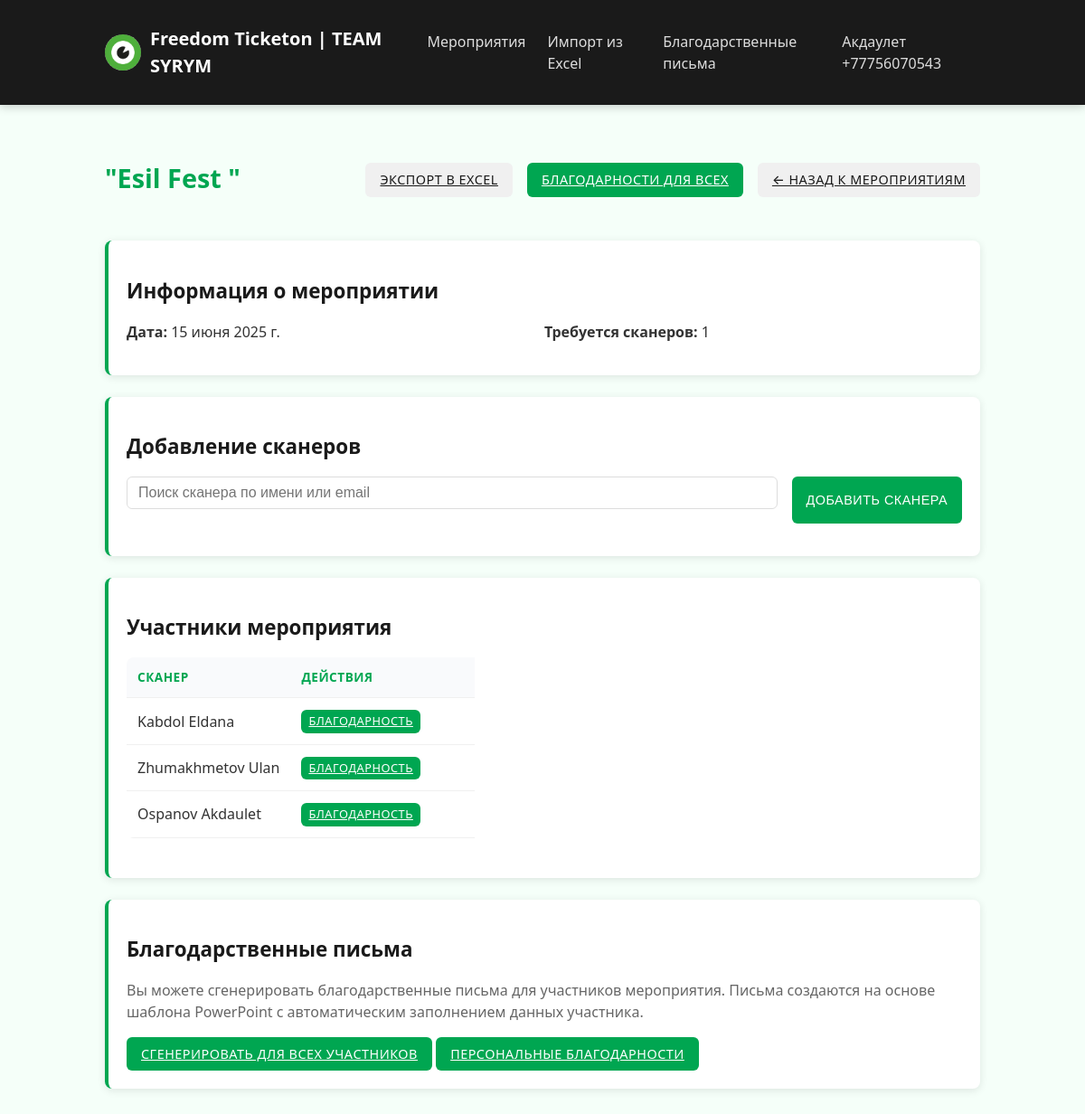
Page /events/32/edit/ (signed in) on the committed database.
### core/models.py (models this page shows, shortened)
class Event(models.Model):
    name = models.CharField(max_length=128)
    date = models.DateField()
    volunteers_required = models.PositiveIntegerField()
    leader = models.ForeignKey(User, on_delete=models.CASCADE)
    duration_hours = models.FloatField(null=True, blank=True, help_text="Длительность мероприятия в часах")

class EventParticipant(models.Model):
    event = models.ForeignKey(Event, on_delete=models.CASCADE, related_name='participants')
    volunteer = models.ForeignKey(Scanner, on_delete=models.CASCADE)
    is_late = models.BooleanField(default=False)
    late_minutes = models.PositiveIntegerField(null=True, blank=True)
    hours_awarded = models.FloatField(default=0)
    class Meta:
        unique_together = ('event', 'volunteer')

class Scanner(models.Model):
    first_name = models.CharField(max_length=64)
    last_name = models.CharField(max_length=64)
    email = models.EmailField(unique=True)

### core/views.py (the view, shortened to what this page needs)
# urls.py: path('events/<int:event_id>/edit/', event_edit, name='event_edit'),
@team_leader_required
def event_edit(request, event_id):
    event = Event.objects.get(id=event_id)
    all_scanners = Scanner.objects.all()
    participants = EventParticipant.objects.filter(event=event).select_related('volunteer')
    return render(request, 'core/event_edit.html', {
        'event': event,
        'all_scanners': all_scanners,
        'participants': participants,
        'is_creator': event.leader == request.user,
        'is_admin': request.user.is_staff
    })

### core/models.py (called while the page is built)
def is_team_leader(user):
    return user.groups.filter(name='Тимлидеры').exists()

### core/views.py (called while the page is built)
def is_team_leader_or_admin(user):
    return user.is_authenticated and (user.is_team_leader or user.is_staff)

### templates/core/event_edit.html (shortened to what this page needs)
{% extends 'base.html' %}
{% load custom_filters %}
{% block content %}
<div class="flex justify-between items-center mb-3">
    <h1>{{ event.name }}</h1>
    <div class="flex gap-2">
        <a href="{% url 'event_export' event.id %}" class="btn btn-secondary">Экспорт в Excel</a>
        <a href="{% url 'generate_all_certificates' event.id %}" class="btn btn-success">Благодарности для всех</a>
        <a href="{% url 'events' %}" class="btn btn-secondary">← Назад к мероприятиям</a>
    </div>
</div>
<div class="card mb-3">
    <h2>Информация о мероприятии</h2>
    <div class="flex mb-2">
        <div style="flex: 1;">
            <strong>Дата:</strong> {{ event.date }}
        </div>
        <div style="flex: 1;">
            <strong>Требуется сканеров:</strong> {{ event.volunteers_required }}
        </div>
    </div>
</div>
<div class="card mb-3">
    <h2 class="mb-2">Добавление сканеров</h2>
    <form id="add-volunteer-form" method="post" class="search-container mb-2">
        <div class="flex gap-2">
            <input id="volunteer-search" type="text" class="form-control" placeholder="Поиск сканера по имени или email" autocomplete="off" style="flex:1">
            <button name="add_volunteer" class="btn btn-primary" disabled id="add-volunteer-btn">Добавить сканера</button>
        </div>
    </form>
</div>
<div class="card mb-3">
    <h2 class="mb-2">Участники мероприятия</h2>
    {% if participants %}
    <form method="post">
        <table>
            <thead>
                <tr>
                    <th>Сканер</th>
                    <th style="width: 180px;">Действия</th>
                </tr>
            </thead>
            <tbody>
                {% for p in participants %}
                <tr>
                    <td>{{ p.volunteer.first_name }} {{ p.volunteer.last_name }}</td>
                    <td>
                        <a href="{% url 'generate_certificate' p.id %}" class="btn btn-success" style="font-size: 0.8rem; padding: 0.2rem 0.5rem;">Благодарность</a>
                    </td>
                </tr>
                {% endfor %}
            </tbody>
        </table>
    </form>
    {% else %}
    <p style="color: #666; text-align: center; padding: 1rem;">
        Пока нет добавленных сканеров
    </p>
    {% endif %}
</div>
<div class="card mt-3">
    <h2 class="mb-2">Благодарственные письма</h2>
    <p class="mb-2" style="color: #666;">
        Вы можете сгенерировать благодарственные письма для участников мероприятия.
        Письма создаются на основе шаблона PowerPoint с автоматическим заполнением данных участника.
    </p>
    <div>
        <a href="{% url 'generate_all_certificates' event.id %}" class="btn btn-success">Сгенерировать для всех участников</a>
        <a href="{% url 'scanner_certificates' %}" class="btn btn-primary">Персональные благодарности</a>
    </div>
</div>
{% endblock %}

### templates/base.html (shortened to what this page needs)
{% load static %}
<!DOCTYPE html>
<html lang="ru">
<head>
    <link rel="stylesheet" href="{% static 'css/main.css' %}">
</head>
<body>
    <nav class="navbar">
        <div class="container">
            <div class="navbar-top">
                <a href="{% url 'home' %}" class="navbar-brand">
                    <img src="{% static 'img/freedom_logo.jpg' %}" alt="Freedom Logo" class="logo">
                    <span class="brand-text">Freedom Ticketon | TEAM SYRYM</span>
                </a>
            </div>
            {% if user.is_authenticated %}
            <ul class="navbar-nav" id="mobileMenu">
                <li class="nav-item">
                    <a href="{% url 'events' %}" class="nav-link">Мероприятия</a>
                </li>
                <li class="nav-item">
                    <a href="{% url 'import_excel' %}" class="nav-link">Импорт из Excel</a>
                </li>
                <li class="nav-item">
                    <a href="{% url 'scanner_certificates' %}" class="nav-link">Благодарственные письма</a>
                </li>
                <li class="nav-item">
                    <span class="nav-link">{{ user.first_name }} {{ user.last_name }}</span>
                </li>
            </ul>
            {% endif %}
        </div>
    </nav>
    <div class="container mt-3">
        {% block content %}{% endblock %}
    </div>
</body>
</html>

### static/css/main.css (style rules this page uses)
:root { --primary-color: #00a651; --primary-hover: #008442; --accent-color: #4dc075; --light-color: #f5fff9; --dark-color: #1a1a1a; --gray-color: #f0f0f0; --text-color: #333; --danger-color: #d84040; --success-color: #00a651; }
body { font-family: "Segoe UI", -apple-system, BlinkMacSystemFont, Roboto, Oxygen, Ubuntu, sans-serif; background-color: var(--light-color); color: var(--text-color); line-height: 1.5; margin: 0; padding: 0; -webkit-font-smoothing: antialiased; -moz-osx-font-smoothing: grayscale; }
.container { width: 100%; max-width: 1000px; margin: 0 auto; padding: 1rem; box-sizing: border-box; }
.card { background: white; border-radius: 8px; box-shadow: 0 2px 10px rgba(0, 0, 0, 0.1); padding: 20px; margin-bottom: 20px; border-left: 4px solid var(--primary-color); overflow: hidden; }
h1, h2, h3 { color: var(--dark-color); font-weight: 600; word-wrap: break-word; }
h1 { font-size: 1.8rem; margin-bottom: 1.5rem; color: var(--primary-color); }
h2 { font-size: 1.4rem; margin-bottom: 1rem; color: var(--dark-color); }
.form-control { display: block; width: 100%; padding: 0.5rem 0.75rem; border: 1px solid #ddd; border-radius: 6px; margin-bottom: 1rem; font-size: 1rem; transition: all 0.2s ease; box-sizing: border-box; }
.btn { padding: 0.5rem 1rem; border-radius: 6px; border: none; cursor: pointer; font-weight: 500; transition: background-color 0.2s, transform 0.1s; text-transform: uppercase; letter-spacing: 0.5px; font-size: 0.9rem; display: inline-block; text-align: center; }
.btn-primary { background-color: var(--primary-color); color: white; }
.btn-secondary { background-color: var(--gray-color); color: var(--dark-color); }
.btn-success { background-color: var(--success-color); color: white; }
table { width: 100%; border-collapse: collapse; margin-bottom: 1.5rem; background-color: white; border-radius: 8px; overflow-x: auto; display: block; }
th, td { padding: 0.75rem; text-align: left; border-bottom: 1px solid var(--gray-color); }
th { font-weight: 600; background-color: #f9fafc; color: var(--primary-color); text-transform: uppercase; font-size: 0.85rem; letter-spacing: 0.5px; }
.search-container { position: relative; margin-bottom: 1rem; width: 100%; }
.mb-2 { margin-bottom: 1rem; }
.mb-3 { margin-bottom: 1.5rem; }
.mt-3 { margin-top: 1.5rem; }
.flex { display: flex; }
.items-center { align-items: center; }
.justify-between { justify-content: space-between; }
.gap-2 { gap: 1rem; }
.navbar { background-color: var(--dark-color); color: white; padding: 0.75rem 0; box-shadow: 0 2px 10px rgba(0,0,0,0.2); position: relative; }
.navbar .container { display: flex; justify-content: space-between; align-items: center; }
.navbar-brand { font-size: 1.25rem; font-weight: 600; color: white; text-decoration: none; display: flex; align-items: center; }
.navbar-nav { display: flex; list-style: none; margin: 0; padding: 0; }
.nav-item { margin-left: 1.5rem; }
.nav-link { color: rgba(255, 255, 255, 0.85); text-decoration: none; transition: color 0.2s; position: relative; padding: 0.5rem 0; }
.nav-link::after { content: ''; position: absolute; bottom: 0; left: 0; width: 0; height: 2px; background-color: var(--primary-color); transition: width 0.3s; }

### templates/base.html (style rules this page uses)
.logo { width: 40px; height: 40px; margin-right: 10px; border-radius: 50%; }
.navbar-brand { display: flex; align-items: center; }

### rows in the picture
Event: name "\"Esil Fest \"", date "15 июня 2025 г.", volunteers_required "1"
EventParticipant: volunteer.first_name "Kabdol", volunteer.last_name "Eldana"
EventParticipant: volunteer.first_name "Zhumakhmetov", volunteer.last_name "Ulan"
EventParticipant: volunteer.first_name "Ospanov", volunteer.last_name "Akdaulet"

### other values in the picture
{{ user.first_name }} "Акдаулет"
{{ user.last_name }} "+77756070543"
